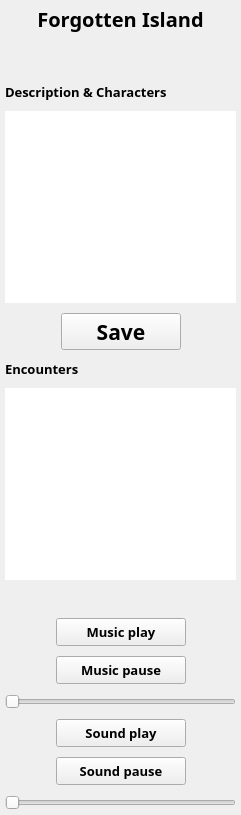
     <widget class="QWidget" name="widget_2" native="true">
      <property name="maximumSize">
       <size>
        <width>241</width>
        <height>16777215</height>
       </size>
      </property>
      <property name="autoFillBackground">
       <bool>false</bool>
      </property>
      <property name="styleSheet">
       <string notr="true">background-image: url(:/symbols/symbols/Wooden_Flooring_G_Dark.jpg);</string>
      </property>
      <layout class="QGridLayout" name="gridLayout_7">
       <property name="leftMargin">
        <number>5</number>
       </property>
       <property name="topMargin">
        <number>5</number>
       </property>
       <property name="rightMargin">
        <number>5</number>
       </property>
       <property name="bottomMargin">
        <number>5</number>
       </property>
       <property name="spacing">
        <number>10</number>
       </property>
       <item row="0" column="0">
        <layout class="QVBoxLayout" name="verticalLayout">
         <item>
          <widget class="QLabel" name="Desk_Label_Name">
           <property name="font">
            <font>
             <family>MV Boli</family>
             <pointsize>15</pointsize>
             <weight>75</weight>
             <italic>false</italic>
             <bold>true</bold>
             <underline>false</underline>
            </font>
           </property>
           <property name="styleSheet">
            <string notr="true">background-image: url(:/symbols/symbols/Drow_Stone_Patterned_Tiles_03_F1.jpg);
border-radius: 5px
</string>
           </property>
           <property name="text">
            <string>Forgotten Island</string>
           </property>
           <property name="alignment">
            <set>Qt::AlignCenter</set>
           </property>
          </widget>
         </item>
         <item>
          <spacer name="verticalSpacer_6">
           <property name="orientation">
            <enum>Qt::Vertical</enum>
           </property>
           <property name="sizeType">
            <enum>QSizePolicy::Fixed</enum>
           </property>
           <property name="sizeHint" stdset="0">
            <size>
             <width>20</width>
             <height>40</height>
            </size>
           </property>
          </spacer>
         </item>
         <item>
          <widget class="QLabel" name="Desk_Label_Discription">
           <property name="font">
            <font>
             <family>MV Boli</family>
             <pointsize>10</pointsize>
             <weight>75</weight>
             <bold>true</bold>
            </font>
           </property>
           <property name="toolTip">
            <string>&lt;html&gt;&lt;head/&gt;&lt;body&gt;&lt;p align=&quot;center&quot;&gt;&lt;br/&gt;&lt;/p&gt;&lt;/body&gt;&lt;/html&gt;</string>
           </property>
           <property name="whatsThis">
            <string>&lt;html&gt;&lt;head/&gt;&lt;body&gt;&lt;p align=&quot;center&quot;&gt;&lt;br/&gt;&lt;/p&gt;&lt;/body&gt;&lt;/html&gt;</string>
           </property>
           <property name="styleSheet">
            <string notr="true">background-image: url(:/symbols/symbols/Drow_Stone_Patterned_Tiles_03_F1.jpg);
border-radius: 5px
</string>
           </property>
           <property name="text">
            <string>Description &amp; Characters</string>
           </property>
          </widget>
         </item>
         <item>
          <widget class="QTextEdit" name="text_Description">
           <property name="font">
            <font>
             <family>MV Boli</family>
             <pointsize>12</pointsize>
             <weight>75</weight>
             <bold>true</bold>
            </font>
           </property>
           <property name="styleSheet">
            <string notr="true">background-image: url(:/symbols/symbols/Drow_Stone_Patterned_Tiles_03_F1.jpg);
border-radius: 5px
</string>
           </property>
          </widget>
         </item>
         <item>
          <layout class="QHBoxLayout" name="horizontalLayout_5">
           <item>
            <spacer name="horizontalSpacer_10">
             <property name="orientation">
              <enum>Qt::Horizontal</enum>
             </property>
             <property name="sizeHint" stdset="0">
              <size>
               <width>40</width>
               <height>20</height>
              </size>
             </property>
            </spacer>
           </item>
           <item>
            <widget class="QPushButton" name="Btn_Save">
             <property name="minimumSize">
              <size>
               <width>120</width>
               <height>37</height>
              </size>
             </property>
             <property name="maximumSize">
              <size>
               <width>120</width>
               <height>16777208</height>
              </size>
             </property>
             <property name="font">
              <font>
               <family>Viner Hand ITC</family>
               <pointsize>16</pointsize>
               <weight>75</weight>
               <bold>true</bold>
              </font>
             </property>
             <property name="cursor">
              <cursorShape>PointingHandCursor</cursorShape>
             </property>
             <property name="styleSheet">
              <string notr="true">QPushButton{
	border-image: url(:/symbols/symbols/buttons_shatered_5.png);
	height: 20px;
}
</string>
             </property>
             <property name="text">
              <string>Save</string>
             </property>
             <property name="icon">
              <iconset resource="full_project/qrc_files/resources.qrc">
               <normaloff>:/symbols/symbols/icons8-новости-100.png</normaloff>:/symbols/symbols/icons8-новости-100.png</iconset>
             </property>
             <property name="iconSize">
              <size>
               <width>30</width>
               <height>30</height>
              </size>
             </property>
            </widget>
           </item>
           <item>
            <spacer name="horizontalSpacer_9">
             <property name="orientation">
              <enum>Qt::Horizontal</enum>
             </property>
             <property name="sizeHint" stdset="0">
              <size>
               <width>40</width>
               <height>20</height>
              </size>
             </property>
            </spacer>
           </item>
          </layout>
         </item>
         <item>
          <widget class="QLabel" name="Desk_Label_Encounters">
           <property name="font">
            <font>
             <family>MV Boli</family>
             <pointsize>10</pointsize>
             <weight>75</weight>
             <bold>true</bold>
            </font>
           </property>
           <property name="styleSheet">
            <string notr="true">QLabel{
	background-image: url(:/symbols/symbols/Drow_Stone_Patterned_Tiles_03_F1.jpg);
	height:30px;
	border-radius: 5px
}</string>
           </property>
           <property name="text">
            <string>Encounters</string>
           </property>
          </widget>
         </item>
         <item>
          <widget class="QTextEdit" name="text_Encounters">
           <property name="font">
            <font>
             <family>MV Boli</family>
             <pointsize>12</pointsize>
             <weight>75</weight>
             <bold>true</bold>
            </font>
           </property>
           <property name="styleSheet">
            <string notr="true">background-image: url(:/symbols/symbols/Drow_Stone_Patterned_Tiles_03_F1.jpg);
border-radius: 5px
</string>
           </property>
          </widget>
         </item>
         <item>
          <spacer name="verticalSpacer_5">
           <property name="orientation">
            <enum>Qt::Vertical</enum>
           </property>
           <property name="sizeType">
            <enum>QSizePolicy::Fixed</enum>
           </property>
           <property name="sizeHint" stdset="0">
            <size>
             <width>20</width>
             <height>28</height>
            </size>
           </property>
          </spacer>
         </item>
        </layout>
       </item>
       <item row="2" column="0">
        <layout class="QVBoxLayout" name="verticalLayout_3">
         <item>
          <widget class="QSlider" name="horizontalSlider_2">
           <property name="styleSheet">
            <string notr="true">background-image: url(:/symbols/symbols/Large_Flagstone_B_05.jpg);
border-radius: 10px
</string>
           </property>
           <property name="orientation">
            <enum>Qt::Horizontal</enum>
           </property>
          </widget>
         </item>
         <item>
          <layout class="QHBoxLayout" name="horizontalLayout_4">
           <item>
            <spacer name="horizontalSpacer_7">
             <property name="orientation">
              <enum>Qt::Horizontal</enum>
             </property>
             <property name="sizeHint" stdset="0">
              <size>
               <width>40</width>
               <height>20</height>
              </size>
             </property>
            </spacer>
           </item>
           <item>
            <layout class="QVBoxLayout" name="verticalLayout_9">
             <item>
              <widget class="QPushButton" name="btn_Sound_play">
               <property name="minimumSize">
                <size>
                 <width>130</width>
                 <height>28</height>
                </size>
               </property>
               <property name="font">
                <font>
                 <family>Viner Hand ITC</family>
                 <pointsize>10</pointsize>
                 <weight>75</weight>
                 <bold>true</bold>
                </font>
               </property>
               <property name="cursor">
                <cursorShape>PointingHandCursor</cursorShape>
               </property>
               <property name="styleSheet">
                <string notr="true">border-image: url(:/symbols/symbols/buttons_shatered_5.png);</string>
               </property>
               <property name="text">
                <string>Sound play</string>
               </property>
               <property name="icon">
                <iconset resource="full_project/qrc_files/resources.qrc">
                 <normaloff>:/symbols/symbols/icons8-воспроизведение-100.png</normaloff>:/symbols/symbols/icons8-воспроизведение-100.png</iconset>
               </property>
               <property name="iconSize">
                <size>
                 <width>20</width>
                 <height>20</height>
                </size>
               </property>
               <property name="checkable">
                <bool>false</bool>
               </property>
               <property name="autoExclusive">
                <bool>false</bool>
               </property>
              </widget>
             </item>
             <item>
              <widget class="QPushButton" name="btn_Sound_Pause">
               <property name="minimumSize">
                <size>
                 <width>130</width>
                 <height>28</height>
                </size>
               </property>
               <property name="font">
                <font>
                 <family>Viner Hand ITC</family>
                 <pointsize>10</pointsize>
                 <weight>75</weight>
                 <bold>true</bold>
                </font>
               </property>
               <property name="cursor">
                <cursorShape>PointingHandCursor</cursorShape>
               </property>
               <property name="styleSheet">
                <string notr="true">border-image: url(:/symbols/symbols/buttons_shatered_5.png);</string>
               </property>
               <property name="text">
                <string>Sound pause</string>
               </property>
               <property name="icon">
                <iconset resource="full_project/qrc_files/resources.qrc">
                 <normaloff>:/symbols/symbols/icons8-пауза-100.png</normaloff>:/symbols/symbols/icons8-пауза-100.png</iconset>
               </property>
               <property name="iconSize">
                <size>
                 <width>20</width>
                 <height>20</height>
                </size>
               </property>
               <property name="checkable">
                <bool>false</bool>
               </property>
               <property name="autoExclusive">
                <bool>false</bool>
               </property>
               <property name="autoRepeatDelay">
                <number>300</number>
               </property>
               <property name="autoDefault">
                <bool>false</bool>
               </property>
               <property name="default">
                <bool>false</bool>
               </property>
              </widget>
             </item>
            </layout>
           </item>
           <item>
            <spacer name="horizontalSpacer_8">
             <property name="orientation">
              <enum>Qt::Horizontal</enum>
             </property>
             <property name="sizeHint" stdset="0">
              <size>
               <width>40</width>
               <height>20</height>
              </size>
             </property>
            </spacer>
           </item>
          </layout>
         </item>
         <item>
          <widget class="QSlider" name="horizontalSlider">
           <property name="styleSheet">
            <string notr="true">background-image: url(:/symbols/symbols/Large_Flagstone_B_05.jpg);
border-radius: 10px
</string>
           </property>
           <property name="orientation">
            <enum>Qt::Horizontal</enum>
           </property>
          </widget>
         </item>
        </layout>
       </item>
       <item row="1" column="0">
        <layout class="QHBoxLayout" name="horizontalLayout_3">
         <item>
          <spacer name="horizontalSpacer_6">
           <property name="orientation">
            <enum>Qt::Horizontal</enum>
           </property>
           <property name="sizeHint" stdset="0">
            <size>
             <width>20</width>
             <height>20</height>
            </size>
           </property>
          </spacer>
         </item>
         <item>
          <layout class="QVBoxLayout" name="verticalLayout_8">
           <item>
            <widget class="QPushButton" name="Btn_Music_play">
             <property name="minimumSize">
              <size>
               <width>130</width>
               <height>28</height>
              </size>
             </property>
             <property name="sizeIncrement">
              <size>
               <width>0</width>
               <height>0</height>
              </size>
             </property>
             <property name="font">
              <font>
               <family>Viner Hand ITC</family>
               <pointsize>10</pointsize>
               <weight>75</weight>
               <bold>true</bold>
              </font>
             </property>
             <property name="cursor">
              <cursorShape>PointingHandCursor</cursorShape>
             </property>
             <property name="layoutDirection">
              <enum>Qt::LeftToRight</enum>
             </property>
             <property name="styleSheet">
              <string notr="true">border-image: url(:/symbols/symbols/buttons_shatered_5.png);</string>
             </property>
             <property name="text">
              <string>Music play</string>
             </property>
             <property name="icon">
              <iconset resource="full_project/qrc_files/resources.qrc">
               <normaloff>:/symbols/symbols/icons8-воспроизведение-100.png</normaloff>:/symbols/symbols/icons8-воспроизведение-100.png</iconset>
             </property>
             <property name="iconSize">
              <size>
               <width>20</width>
               <height>20</height>
              </size>
             </property>
             <property name="checkable">
              <bool>false</bool>
             </property>
             <property name="autoExclusive">
              <bool>false</bool>
             </property>
            </widget>
           </item>
           <item>
            <widget class="QPushButton" name="btn_Music_Pause">
             <property name="minimumSize">
              <size>
               <width>130</width>
               <height>28</height>
              </size>
             </property>
             <property name="font">
              <font>
               <family>Viner Hand ITC</family>
               <pointsize>10</pointsize>
               <weight>75</weight>
               <bold>true</bold>
              </font>
             </property>
             <property name="cursor">
              <cursorShape>PointingHandCursor</cursorShape>
             </property>
             <property name="styleSheet">
              <string notr="true">border-image: url(:/symbols/symbols/buttons_shatered_5.png);</string>
             </property>
             <property name="text">
              <string>Music pause</string>
             </property>
             <property name="icon">
              <iconset resource="full_project/qrc_files/resources.qrc">
               <normaloff>:/symbols/symbols/icons8-пауза-100.png</normaloff>:/symbols/symbols/icons8-пауза-100.png</iconset>
             </property>
             <property name="iconSize">
              <size>
               <width>20</width>
               <height>20</height>
              </size>
             </property>
             <property name="checkable">
              <bool>false</bool>
             </property>
             <property name="autoExclusive">
              <bool>false</bool>
             </property>
            </widget>
           </item>
          </layout>
         </item>
         <item>
          <spacer name="horizontalSpacer_5">
           <property name="orientation">
            <enum>Qt::Horizontal</enum>
           </property>
           <property name="sizeHint" stdset="0">
            <size>
             <width>20</width>
             <height>20</height>
            </size>
           </property>
          </spacer>
         </item>
        </layout>
       </item>
      </layout>
     </widget>
